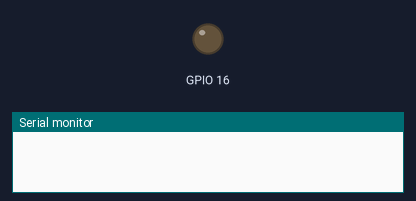
This sketch was run on a simulated ESP8266 (NodeMCU). On the bench: output pins drawn as LEDs (lit = HIGH), the last lines printed to the serial monitor. WiFi joins after 1.5 s; servers stay silent unless stated.

Above: at 0.1 s.
At 1.8 s:
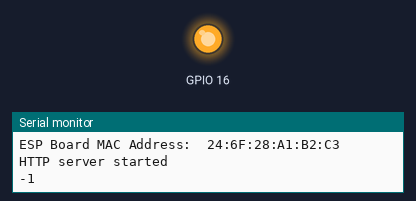
Timing chart, 0 to 3.3 s (numbered marks = the images above):
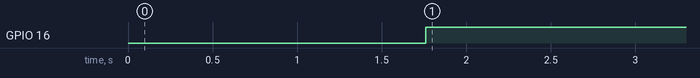

The sketch:

arduinoSendApi.ino
```cpp
/*
 * Hello world web server
 * circuits4you.com
 */
#include <ESP8266WiFi.h>
#include <WiFiClient.h>
#include <ESP8266WebServer.h>

#include <WiFiClientSecure.h>
#include <ESP8266HTTPClient.h>
#include <Wire.h>

const char MAIN_page[] PROGMEM = R"=====(
<HTML>
	<HEAD>
			<TITLE>My first web page</TITLE>
	</HEAD>
<BODY>
	<CENTER>
			<B>Hello World.... </B>
	</CENTER>
</BODY>
</HTML>
)=====";

//SSID and Password of your WiFi router
const char* ssid = "joso_2G7EDC7C";
const char* password = "jsamv2001";
WiFiClient wifiClient;

ESP8266WebServer server(80); //Server on port 80

//===============================================================
// This routine is executed when you open its IP in browser
//===============================================================
void handleRoot() {
 String s = MAIN_page; //Read HTML contents
 server.send(200, "text/html", s); //Send web page
}
//==============================================================
//                  SETUP
//==============================================================
void setup(void){
  Serial.begin(9600);

  WiFi.begin(ssid, password);     //Connect to your WiFi router
  Serial.println("");

  // Wait for connection
  while (WiFi.status() != WL_CONNECTED) {
    delay(500);
    Serial.print(".");
  }

  //If connection successful show IP address in serial monitor
  Serial.println("");
  Serial.print("Connected to ");
  Serial.println(ssid);
  Serial.print("IP address: ");
  Serial.println(WiFi.localIP());  //IP address assigned to your ESP
  Serial.print("ESP Board MAC Address:  ");
  Serial.println(WiFi.macAddress()); // imprimir mac address

  //server.on("/", handleRoot);      //Which routine to handle at root location
  //server.begin();                  //Start server

  Serial.println("HTTP server started");
  pinMode(16, OUTPUT);
}
//==============================================================
//                     LOOP
//==============================================================
void loop() {


  //shids -> ESP -> api
  String response = "";
  String errorMessage = "";
  //server.handleClient();          //Handle client requests
  // Verifica se o esp está conectado
  if (WiFi.status() == WL_CONNECTED) {

    HTTPClient http;
    http.begin(wifiClient, "http://192.168.0.10:3000/Rele");
    int httpCode = http.GET();
    Serial.println(httpCode);
    if(httpCode){
      response = http.getString();
      if(response){
        digitalWrite(16,HIGH);
      }
      else{
        digitalWrite(16,LOW);
      }
      delay(36000);
    }
    delay(36000);
    //Nova requesicão
    http.begin(wifiClient, "http://192.168.0.10:3000/TesteESP");// get the result (**the error code**)
    httpCode = http.GET();
    Serial.println(httpCode);
    response = http.getString();
    //fechando a conexão
    http.end();
  }
  delay(36000);
}
```

Measured:
- by itself, GPIO 16: LOW → HIGH at 1.8 s
